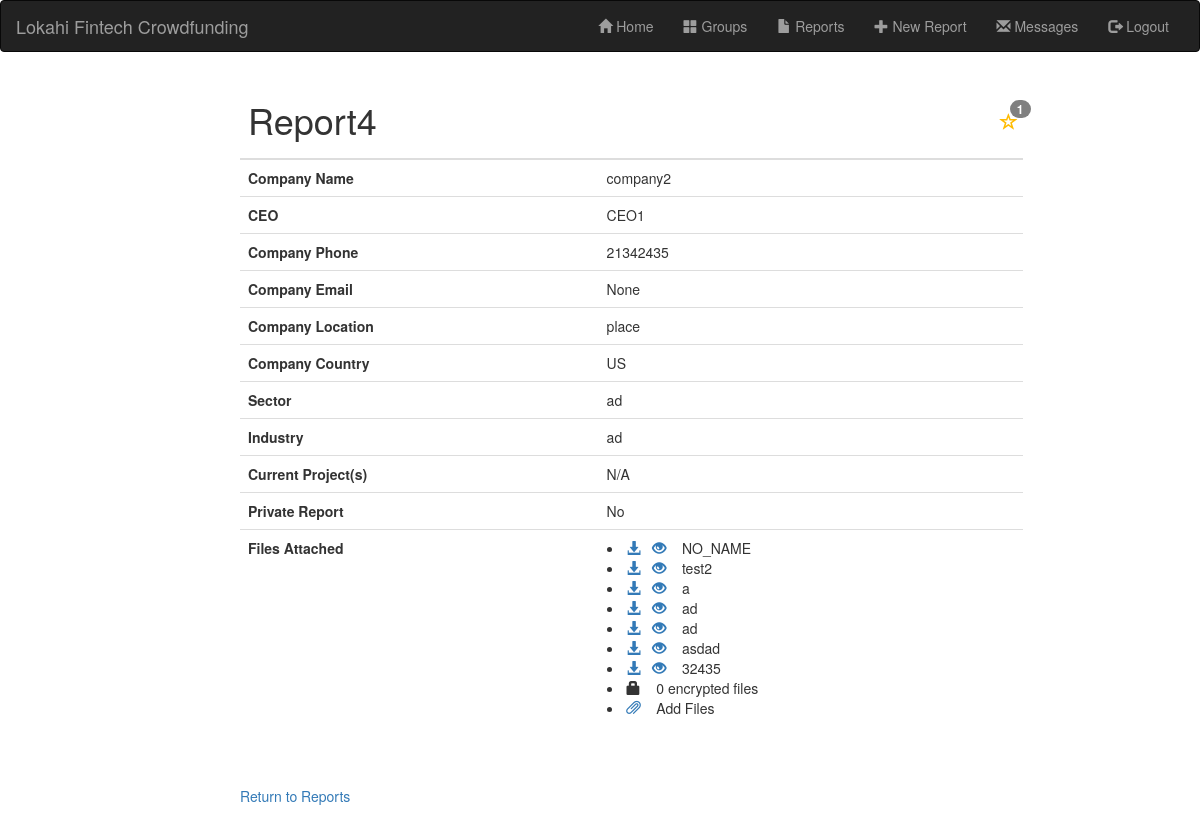
/app/report/4 (signed in), run on the app's committed database.
### app/models.py (models this page shows, shortened)
class Report(models.Model):
    reportName = models.CharField(max_length=50, default="NO_NAME")
    companyUser = models.ForeignKey(User, on_delete=models.SET_NULL, null=True, blank=True, related_name="companyUser")
    timeStamp = models.DateTimeField(null=True, blank=True)
    companyName = models.CharField(max_length=50)
    companyCEO = models.CharField(max_length=50)
    companyPhone = models.CharField(max_length=12)
    companyEmail = models.CharField(max_length=50)
    companyLocation = models.CharField(max_length=50)
    companyCountry = models.CharField(max_length=3, choices=COUNTRY_CHOICES, default="US")
    sector = models.CharField(max_length=50)
    industry = models.CharField(max_length=50)
    currentProjects = models.CharField(max_length=200)
    accessType = models.CharField(max_length=7, choices=(("private", "private"), ("public", "public")), default="public")
    files = models.ManyToManyField(ReportFile, blank=True)
    stars = models.ManyToManyField(User, blank=True, related_name="starred")
    class Meta:
        permissions = (
            ('can_view_reports', "Can view reports"),
            ('can_change_reports', "Can change reports")
        )

class ReportFile(models.Model):
    companyUser = models.ForeignKey(User, on_delete=models.SET_NULL, null=True, blank=True)
    name = models.CharField(max_length=50, default="NO_NAME")
    file = models.FileField(upload_to='files/')
    encrypted = models.BooleanField(default=False)
    def __str__(self):
        return self.name

### app/views.py (the view)
# urls.py: url(r'^report/(?P<pk>\d+)$', views.reportDetail.as_view(), name='report_detail'),
class reportDetail(generic.DetailView):
    model = Report
    context_object_name = 'report'
    template_name = 'report_detail.html'
    def get_queryset(self):
        queryset = super(reportDetail, self).get_queryset()
        if(self.request.user.groups.filter(name='Site Manager').exists() == False):
            queryset = queryset.filter(Q(accessType = "public") | Q(companyUser = self.request.user) | Q(usermadegroup__members=self.request.user)).distinct()
        return queryset

### app/templatetags/user_tags.py (called while the page is built)
@register.filter('has_group')
def has_group(user, group_name):
    groups = user.groups.all().values_list('name', flat=True)
    return True if group_name in groups else False

### app/templates/report_detail.html (shortened to what this page needs)
{% extends "base_generic.html" %}
{% block content %}
    {% if user.is_authenticated %}
    <table class="table table-hover table-responsive table-fixed">
        <thead>
          <tr>
            <th colspan="3" >
            <p id="detailStar">
                <a href="{% url 'star_report' report.id 'detail' %}">
                  {% if user in report.stars.all %}
                  <span id="star" class="glyphicon glyphicon-star" style="float:left;">
                  {% else %}
                  <span id="star" class="glyphicon glyphicon-star-empty" style="float:left;">
                  {% endif %}
                </a>
                <span class="badge badge-notify">
                    {{ report.stars.count }}
                </span>
              </p>
              <h1>{{ report.reportName }}</h1>
            </th>
          </tr>
        </thead>
        <tbody>
          <tr>
            <th scope="row">Company Name</th>
            <td colspan="2">{{ report.companyName }}</td>
          </tr>
          <tr>
            <th scope="row">CEO</th>
            <td colspan="2">{{ report.companyCEO }}</td>
          </tr>
          <tr>
            <th scope="row">Company Phone</th>
            <td colspan="2">{{ report.companyPhone }}</td>
          </tr>
          <tr>
            <th scope="row">Company Email</th>
            <td colspan="2">{{ report.companyEmail }}</td>
          </tr>
          <tr>
            <th scope="row">Company Location</th>
            <td colspan="2">{{ report.companyLocation }}</td>
          </tr>
          <tr>
            <th scope="row">Company Country</th>
            <td colspan="2">{{ report.companyCountry }}</td>
          </tr>
          <tr>
            <th scope="row">Sector</th>
            <td colspan="2">{{ report.sector }}</td>
          </tr>
          <tr>
            <th scope="row">Industry</th>
            <td colspan="2">{{ report.industry }}</td>
          </tr>
          <tr>
            <th scope="row">Current Project(s)</th>
            <td colspan="2">{{ report.currentProjects }}</td>
          </tr>
          <tr>
            <th scope="row">Private Report</th>
            <td colspan="2">{% if report.accessType == "private" %} Yes {% else %} No {% endif %}</td>
          </tr>
          <tr>
            <th scope="row">Files Attached</th>
            <td colspan="2">{% for file in report.files.all %}
                {% if file.encrypted == False %}
                <li>
                <a href="../../{{file.file}}" download>
                    <span class="glyphicon glyphicon-download-alt">
                </a>
                <a href="../../{{file.file}}" target="_blank">
                    <span class="glyphicon glyphicon-eye-open">
                </a>
                {{file}}
                </li>
                {% else %}
                <script type="text/javascript">
                    addEncCount();
                </script>
                {% endif %}
                {% endfor %}
                <li id="encryptedFiles">
                    <span class="glyphicon glyphicon-lock"></span>
                    <div id="encCount" style="display:inline">0</div>
                </li>
                <li>
                  <a href="{% url 'add_new_file_to_report' report.id %}"><span class="glyphicon glyphicon-paperclip"></span></a>
                  &nbsp;&nbsp;&nbsp;Add Files
                </li>
            </td>
          </tr>
        </tbody>
      </table>
        <br><br>
        <a href="{% url 'reports'%}?next={{request.path}}">Return to Reports</a>
    {% else %}
        <p>Your account doesn't have access to this page. To proceed,
        please login with an account that has access.</p>
    {% endif %}
{% endblock %}

### app/static/css/styles.css (style rules this page uses)
.badge-notify { background:grey; position:relative; top: -15px; left: -20px; margin-right: -13px; min-width: 6px; }
#star { color: rgb(255, 187, 0); font-size: 18px; }
#detailStar { position: absolute; float:right; right:0px; top:40px; }

### data on the page
Report: stars.count "1", reportName "Report4", companyName "company2", companyCEO "CEO1", companyPhone "21342435", companyEmail "None", companyLocation "place", companyCountry "US", sector "ad", industry "ad", currentProjects "N/A"
ReportFile: name "NO_NAME"
ReportFile: name "test2"
ReportFile: name "a"
ReportFile: name "ad"
ReportFile: name "ad"
ReportFile: name "asdad"
ReportFile: name "32435"
